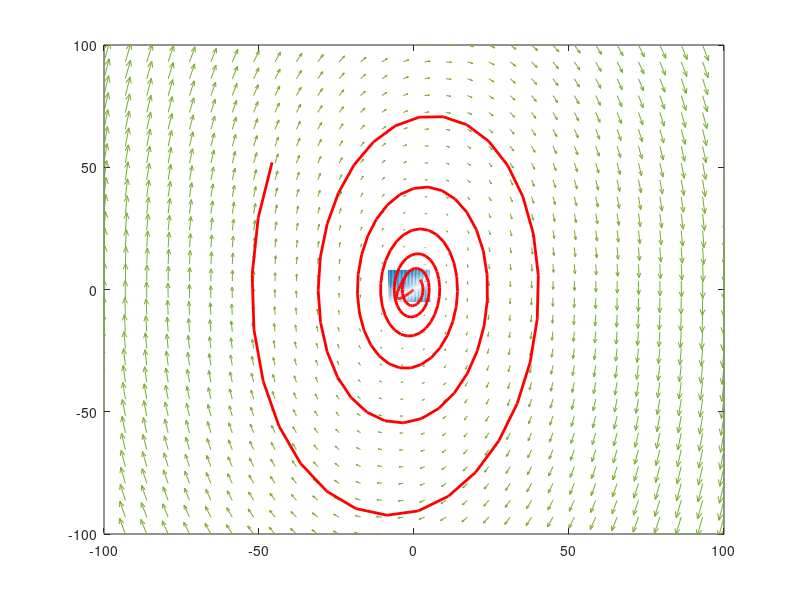

MATLAB code to generate this figure:
u1=linspace(-2,2,30); 
u2=linspace(-2,2,30);

[U1,U2]=meshgrid(u1,u2);

F1=@(u1,u2)u1-u2; 
F2=@(u1,u2)u1.*u2; 
s=1.2;

quiver(U1,U2,F1(U1,U2),F2(U1,U2),s)
axis([-2 2 -2 2])

s1=[-1.2 -1.1 0.35 0.4]; % F?orsta-koordinater f?or fyra startpunkter
s2=[-2 -2 0.2 0.2]; % och deras andra-koordinater
h=streamline(U1,U2,F1(U1,U2),F2(U1,U2),s1,s2)
set(h,'Color','r','LineWidth',2)

%% Uppgift 1a

%a
A=[1 -2; 3 -4]; u0=[-3; 5];

F=@(t,u)A*u;
[t,U]=ode45(F,[0 5],u0);

u1=linspace(-8,5,30); u2=linspace(-5,8,30);

[U1,U2]=meshgrid(u1,u2);

F1=A(1,1)*U1+A(1,2)*U2; 
F2=A(2,1)*U1+A(2,2)*U2;

quiver(U1,U2,F1,F2,0.9)

axis([-8 5 -5 8]), hold on
plot(U(:,1),U(:,2),'r','LineWidth',2)

%% Uppgift 1b

A=[0 3; -12 1]; u0=[2; 4];

F=@(t,u)A*u;
[t,U]=ode45(F,[0 6],u0)

u1=linspace(-100,100,30); u2=linspace(-100,100,30);

[U1,U2]=meshgrid(u1,u2);

F1=A(1,1)*U1+A(1,2)*U2; 
F2=A(2,1)*U1+A(2,2)*U2;

quiver(U1,U2,F1,F2,0.9)

axis([-100 100 -100 100]), hold on
plot(U(:,1),U(:,2),'r','LineWidth',2)

%%

exp(2*3.5)





